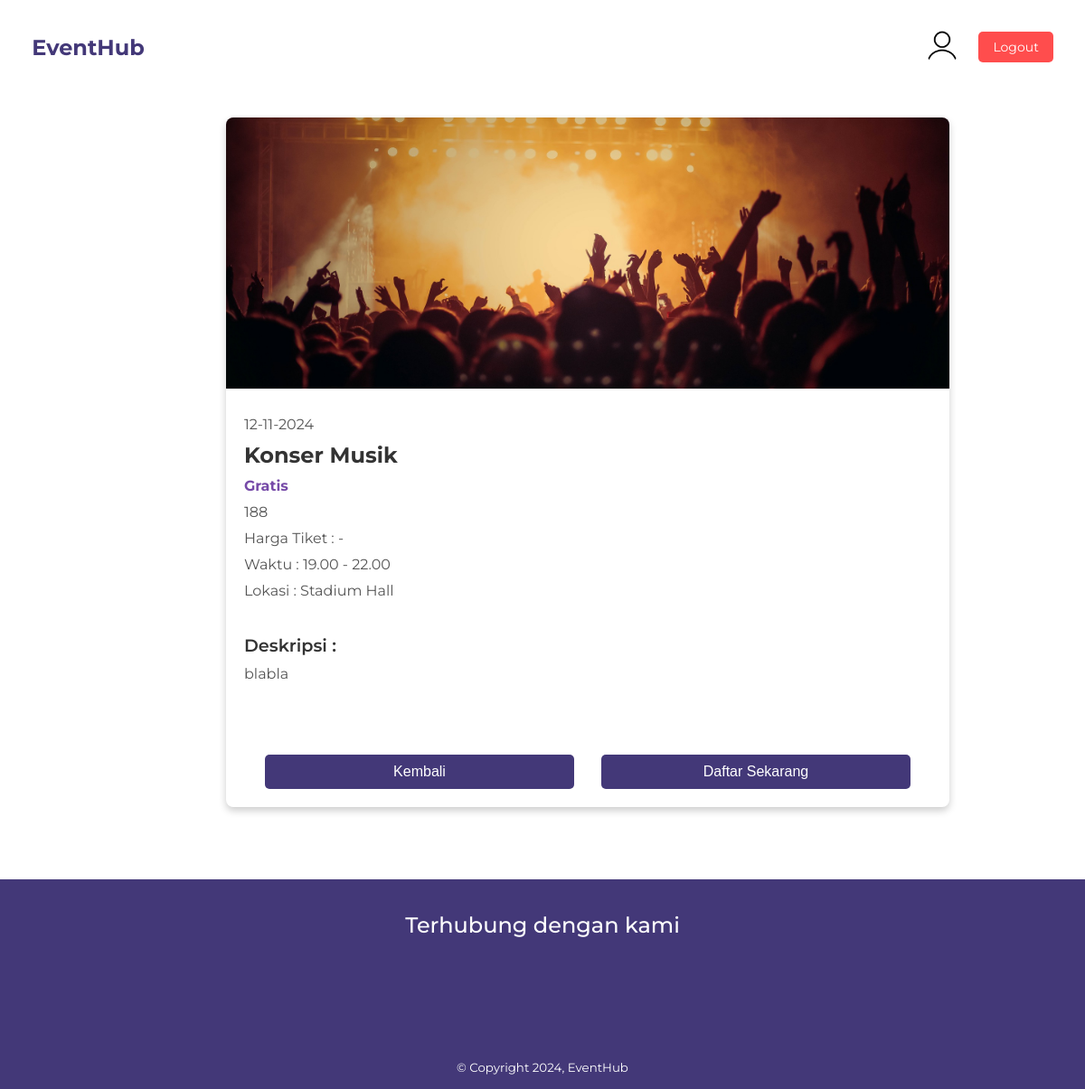
The app's page /detail_event.php?id_event=31 (signed in) with its own data.
### tables this page shows
CREATE TABLE `events` (
  `id_event` int(11) NOT NULL,
  `foto_event` varchar(255) NOT NULL,
  `nama_event` varchar(255) NOT NULL,
  `status_event` enum('Gratis','Berbayar') NOT NULL,
  `tanggal_event` date NOT NULL,
  `waktu_event` varchar(50) NOT NULL,
  `lokasi_event` varchar(255) NOT NULL,
  `deskripsi_event` text NOT NULL,
  `harga_tiket` int(255) NOT NULL,
  `kuota_event` int(100) NOT NULL,
  `tanggal_ditambahkan` datetime NOT NULL DEFAULT current_timestamp()
);

### detail_event.php (the view, shortened to what this page needs)
<?php
include 'koneksi.php';
$email = $_SESSION['email'];
$query = "SELECT foto_profil, id_pengguna, nama_lengkap, telp FROM pengguna WHERE email = ?";
$stmt = $conn->prepare($query);
$stmt->bind_param("s", $email);
$stmt->execute();
$result = $stmt->get_result();
$user = $result->fetch_assoc();
$foto_profil = !empty($user['foto_profil']) ? $user['foto_profil'] : 'assets/default.png';
if (isset($_GET['id_event'])) {
    $id_event = $_GET['id_event'];
    $query = "SELECT * FROM events WHERE id_event = ?";
    $stmt = $conn->prepare($query);
    $stmt->bind_param("i", $id_event);
    $stmt->execute();
    $result = $stmt->get_result();
    if ($result->num_rows > 0) {
        $event = $result->fetch_assoc();
    } else {
        echo "Event tidak ditemukan.";
        exit();
    }
} else {
    echo "ID event tidak tersedia.";
    exit();
}
?>
<!DOCTYPE html>
<html lang="en">
<head>
    <link href="https://cdn.jsdelivr.net/npm/remixicon@3.0.0/fonts/remixicon.css" rel="stylesheet">
    <link rel="stylesheet" href="styles/beranda.css">
    <link rel="stylesheet" href="styles/landing.css">
    <link rel="stylesheet" href="styles/detail.css">
</head>
<body>
    <nav>
        <div class="nav_logo"><a href="#">EventHub</a></div>
        <div class="nav__profile">
            <img src="<?php echo $foto_profil; ?>" alt="Profile" class="profile__image" onclick="window.location.href='profil.php';">
            <a href="#" class="logout__button" onclick="confirmLogout()">Logout</a>
        </div>
    </nav>
    <section class="event-detail">
        <div class="event-details-container">
            <img src="<?php echo $event['foto_event']; ?>" alt="Event Image" class="event-detail-image">
            <div class="event-info">
                <p><?php echo date('d-m-Y', strtotime($event['tanggal_event'])); ?></p>
                <h1><?php echo htmlspecialchars($event['nama_event']); ?></h1>
                <p class="status"><?php echo htmlspecialchars($event['status_event']); ?></p>
                <p><i class="ri-ticket-2-line"></i> <?php echo htmlspecialchars($event['kuota_event']); ?></p>
                <p>Harga Tiket :
                    <?php
                    if ($event['status_event'] === 'Berbayar') {
                        echo 'Rp ' . number_format($event['harga_tiket'], 0, ',', '.');
                    } else {
                        echo '-';
                    }
                    ?>
                </p>
                <p>Waktu : <?php echo htmlspecialchars($event['waktu_event']); ?></p>
                <p>Lokasi : <?php echo htmlspecialchars($event['lokasi_event']); ?></p><br>
                <p class="des">Deskripsi : </p>
                <p><?php echo htmlspecialchars($event['deskripsi_event']); ?></p>
                <div class="button-container">
                    <button onclick="window.location.href='beranda.php';">Kembali</button>
                    <button onclick="openTicketModal()">Daftar Sekarang</button>
                </div>
            </div>
        </div>
    </section>
    <footer>
        <div class="section__container" id="kontak">
            <h4>Terhubung dengan kami</h4>
            <div class="social__icons">
                <span><a href="https://www.facebook.com" target="_blank"><i class="ri-facebook-fill"></i></a></span>
                <span><a href="https://twitter.com" target="_blank"><i class="ri-twitter-fill"></i></a></span>
                <span><a href="https://www.instagram.com" target="_blank"><i class="ri-instagram-line"></i></a></span>
            </div>
            <small>&copy; Copyright 2024, EventHub</small>
        </div>
    </footer>
</body>
</html>

### styles/beranda.css (style rules this page uses)
body { font-family: "Montserrat", sans-serif; background-color: #ffffff; }
nav { display: flex; justify-content: space-between; align-items: center; padding: 10px 30px; background-color: #ffffff; color: white; }
.nav_logo a { text-decoration: none; color: #433878; font-size: 24px; font-weight: bold; }
.nav__profile { display: flex; align-items: center; cursor: pointer; }
.profile__image { width: 40px; height: 40px; border-radius: 50%; object-fit: cover; margin-left: 40px; }
.logout__button { margin-left: 20px; padding: 8px 16px; background-color: #FF4D4D; color: white; text-decoration: none; border-radius: 5px; font-size: 14px; display: inline-flex; align-items: center; cursor: pointer; }
footer { margin-top: 80px; }

### styles/landing.css (style rules this page uses)
* { padding: 0; margin: 0; box-sizing: border-box; }
.section__container { padding: 5rem 1rem; max-width: 1200px; margin: auto; }
img { width: 100%; }
body { font-family: "Montserrat", sans-serif; }
nav { position: absolute; top: 0; left: 50%; transform: translateX(-50%); padding: 2rem 2.2rem; width: 100%; max-width: 1200 px; display: flex; align-items: center; justify-content: space-between; }
footer { background-color: #433878; color: white; }
footer .section__container { display: grid; gap: 3rem; text-align: center; padding: 1rem 0; }
footer h4 { font-size: 1.5rem; font-weight: 500; padding-top: 20px; }
.social__icons { display: flex; align-items: center; justify-content: center; gap: 1rem; color: white; }
.social__icons a { text-decoration: none; color: white; }
.social__icons i { padding: 5px; font-size: 2rem; cursor: pointer; text-decoration: none; color: white; }

### styles/detail.css (style rules this page uses)
body { font-family: 'Montserrat', sans-serif; background-color: #ffffff; }
.event-details-container { width: 90%; max-width: 800px; background-color: #fff; box-shadow: 0px 4px 8px rgba(0, 0, 0, 0.2); display: flex; flex-direction: column; margin: 20px; margin-top: 130px; border-radius: 8px; overflow: hidden; margin-left: 250px; }
.event-detail-image { width: 100%; height: 300px; object-fit: cover; }
.event-info { padding: 20px; }
.event-info h1 { margin-top: 0; color: #333; }
.event-info p { margin: 10px 0; color: #555; }
.event-info .des { font-size: 1.2rem; font-weight: 600; color: #333; }
.event-info p.status { font-weight: bold; color: #764aa8; }
.button-container { display: flex; justify-content: center; gap: 30px; margin-top: 80px; }
.button-container button { width: 45%; padding: 10px; background-color: #433878; color: #fff; border: none; border-radius: 5px; font-size: 16px; cursor: pointer; }

### records on screen
events: foto_event (picture), tanggal_event "12-11-2024", nama_event "Konser Musik", status_event "Gratis", kuota_event "188", waktu_event "19.00 - 22.00", lokasi_event "Stadium Hall", deskripsi_event "blabla"
